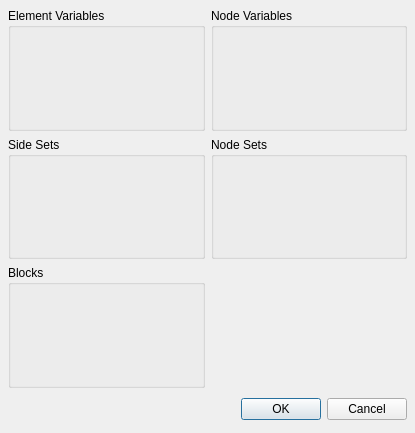
<ui version="4.0" >
 <author></author>
 <comment></comment>
 <exportmacro></exportmacro>
 <class>pqOpenExodusOptions</class>
 <widget class="QDialog" name="pqOpenExodusOptions" >
  <property name="geometry" >
   <rect>
    <x>0</x>
    <y>0</y>
    <width>415</width>
    <height>433</height>
   </rect>
  </property>
  <property name="windowTitle" >
   <string>Dialog</string>
  </property>
  <property name="modal" >
   <bool>true</bool>
  </property>
  <layout class="QGridLayout" >
   <property name="margin" >
    <number>8</number>
   </property>
   <property name="spacing" >
    <number>6</number>
   </property>
   <item row="3" column="0" colspan="2" >
    <layout class="QHBoxLayout" >
     <property name="margin" >
      <number>0</number>
     </property>
     <property name="spacing" >
      <number>6</number>
     </property>
     <item>
      <spacer>
       <property name="orientation" >
        <enum>Qt::Horizontal</enum>
       </property>
       <property name="sizeHint" >
        <size>
         <width>131</width>
         <height>31</height>
        </size>
       </property>
      </spacer>
     </item>
     <item>
      <widget class="QPushButton" name="okButton" >
       <property name="text" >
        <string>OK</string>
       </property>
      </widget>
     </item>
     <item>
      <widget class="QPushButton" name="cancelButton" >
       <property name="text" >
        <string>Cancel</string>
       </property>
      </widget>
     </item>
    </layout>
   </item>
   <item row="2" column="0" >
    <widget class="QGroupBox" name="BlocksGroup" >
     <property name="title" >
      <string>Blocks</string>
     </property>
     <layout class="QGridLayout" >
      <property name="margin" >
       <number>8</number>
      </property>
      <property name="spacing" >
       <number>6</number>
      </property>
     </layout>
    </widget>
   </item>
   <item row="0" column="1" >
    <widget class="QGroupBox" name="NodeVariablesGroup" >
     <property name="title" >
      <string>Node Variables</string>
     </property>
     <layout class="QGridLayout" >
      <property name="margin" >
       <number>8</number>
      </property>
      <property name="spacing" >
       <number>6</number>
      </property>
     </layout>
    </widget>
   </item>
   <item row="1" column="0" >
    <widget class="QGroupBox" name="SideSetGroup" >
     <property name="title" >
      <string>Side Sets</string>
     </property>
     <layout class="QGridLayout" >
      <property name="margin" >
       <number>8</number>
      </property>
      <property name="spacing" >
       <number>6</number>
      </property>
     </layout>
    </widget>
   </item>
   <item row="0" column="0" >
    <widget class="QGroupBox" name="ElementVariablesGroup" >
     <property name="title" >
      <string>Element Variables</string>
     </property>
     <layout class="QGridLayout" >
      <property name="margin" >
       <number>8</number>
      </property>
      <property name="spacing" >
       <number>6</number>
      </property>
     </layout>
    </widget>
   </item>
   <item row="1" column="1" >
    <widget class="QGroupBox" name="NodeSetGroup" >
     <property name="title" >
      <string>Node Sets</string>
     </property>
     <layout class="QGridLayout" >
      <property name="margin" >
       <number>8</number>
      </property>
      <property name="spacing" >
       <number>6</number>
      </property>
     </layout>
    </widget>
   </item>
  </layout>
 </widget>
 <pixmapfunction></pixmapfunction>
 <tabstops>
  <tabstop>okButton</tabstop>
  <tabstop>cancelButton</tabstop>
 </tabstops>
 <resources/>
 <connections>
  <connection>
   <sender>okButton</sender>
   <signal>clicked()</signal>
   <receiver>pqOpenExodusOptions</receiver>
   <slot>accept()</slot>
   <hints>
    <hint type="sourcelabel" >
     <x>204</x>
     <y>283</y>
    </hint>
    <hint type="destinationlabel" >
     <x>96</x>
     <y>254</y>
    </hint>
   </hints>
  </connection>
  <connection>
   <sender>cancelButton</sender>
   <signal>clicked()</signal>
   <receiver>pqOpenExodusOptions</receiver>
   <slot>reject()</slot>
   <hints>
    <hint type="sourcelabel" >
     <x>294</x>
     <y>281</y>
    </hint>
    <hint type="destinationlabel" >
     <x>328</x>
     <y>304</y>
    </hint>
   </hints>
  </connection>
 </connections>
</ui>
